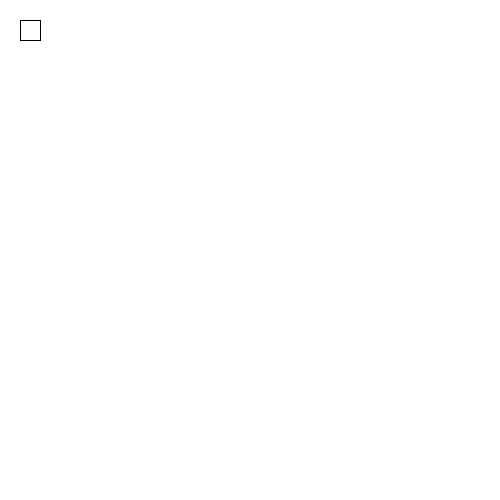
Frame 1 (no input)
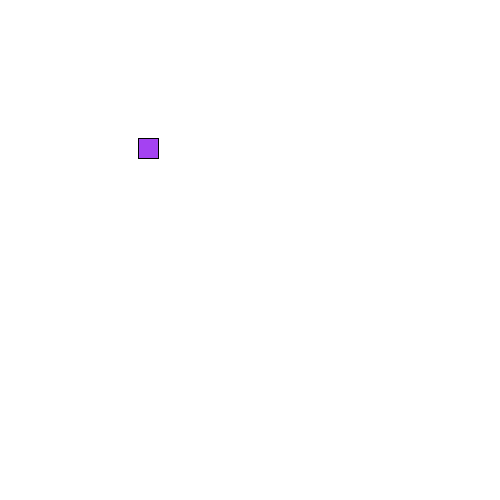
Frame 60 (the mouse pressed at the canvas centre just before this capture)
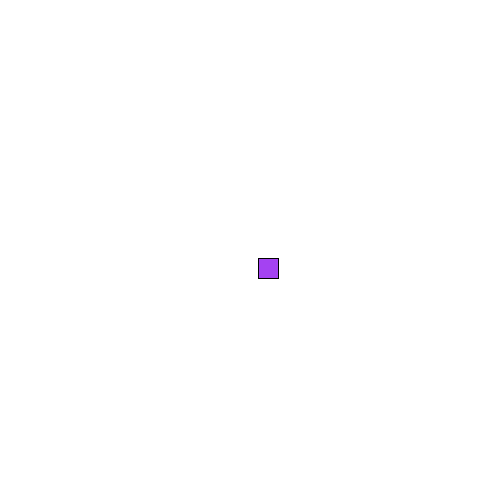
Frame 120 (the mouse held since frame 60 and released just before this capture)

The Processing sketch that drew these frames (run headless with seeded random() and noise(); from frame 60 on, the mouse is pressed at the canvas centre):

// Processing sketch: AdeleCarter_FinalProject
// ── AdeleCarter_FinalProject.pde
// Adele Carter
// Snake (Game)

Snake mySnake;

void setup() {
  size(500,500);
  mySnake = new Snake();
}

void draw() {
  mySnake.drawSnake();
  mySnake.moveSnake();
}
// ── Snake.pde
class Snake { 
  float x = 20;
  float y = 20;
  float w = 20;
  float h = 20;
  float r = random(255);
  float g = random(255);
  float b = random(255);
  float xSpeed;
  float ySpeed;

void drawSnake() {
  background(255);
  rect(x,y,w,h);
  fill(r,g,b);
  xSpeed = 2;
  ySpeed = 2;
  }
  
void moveSnake() {
    x = x + xSpeed; // rectangle moves by two pixels each draw cycle
    y = y + ySpeed; 
    if (rightCollision()) { 
    xSpeed = -xSpeed; // multiply by negative 1, causes rectangle move in opposite direction (negative because moving to the left is negative)
  }
  
  if (leftCollision()) {
    xSpeed = -xSpeed;
  }
  
  if (bottomCollision()){
  ySpeed = -ySpeed; 
 }
 
 if (topCollision()){
   ySpeed = -ySpeed;
 }
 
}

boolean rightCollision() {
  boolean hasHit = x + (w/2) >= width; // if it's true, we'll hit the right side of screen; if false, we won't
  return  hasHit;
}

boolean leftCollision() { // if it's true, we'll hit the left side of the screen
  boolean hasHit = -x + (w/2) >= 0;
  return hasHit;
}

boolean bottomCollision() { // if it's true, we'll hit the bottom of the screen
 boolean hasHit = y + (h/2) >= height; 
 return hasHit;
}

boolean topCollision() { // if it's true, we'll hit the top of the screen
 boolean hasHit = -y + (h/2) >= 0;
 return hasHit;
  }
} 
